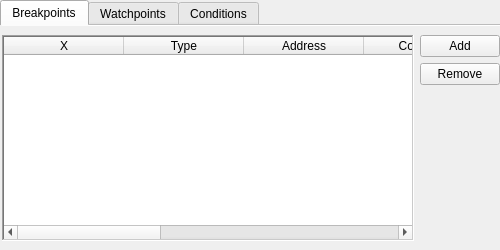
<?xml version="1.0" encoding="UTF-8"?>
<ui version="4.0">
 <class>BreakpointViewer</class>
 <widget class="QTabWidget" name="BreakpointViewer">
  <property name="geometry">
   <rect>
    <x>0</x>
    <y>0</y>
    <width>500</width>
    <height>250</height>
   </rect>
  </property>
  <property name="sizePolicy">
   <sizepolicy hsizetype="MinimumExpanding" vsizetype="MinimumExpanding">
    <horstretch>0</horstretch>
    <verstretch>0</verstretch>
   </sizepolicy>
  </property>
  <property name="minimumSize">
   <size>
    <width>310</width>
    <height>150</height>
   </size>
  </property>
  <property name="currentIndex">
   <number>0</number>
  </property>
  <property name="elideMode">
   <enum>Qt::ElideRight</enum>
  </property>
  <property name="documentMode">
   <bool>true</bool>
  </property>
  <property name="movable">
   <bool>true</bool>
  </property>
  <widget class="QWidget" name="tabBpLabel">
   <attribute name="title">
    <string>Breakpoints</string>
   </attribute>
   <layout class="QHBoxLayout">
    <property name="leftMargin">
     <number>2</number>
    </property>
    <property name="rightMargin">
     <number>0</number>
    </property>
    <item>
     <widget class="QTableWidget" name="bpTableWidget">
      <property name="frameShape">
       <enum>QFrame::WinPanel</enum>
      </property>
      <property name="frameShadow">
       <enum>QFrame::Sunken</enum>
      </property>
      <property name="lineWidth">
       <number>0</number>
      </property>
      <property name="alternatingRowColors">
       <bool>false</bool>
      </property>
      <property name="selectionMode">
       <enum>QAbstractItemView::SingleSelection</enum>
      </property>
      <property name="selectionBehavior">
       <enum>QAbstractItemView::SelectRows</enum>
      </property>
      <attribute name="horizontalHeaderVisible">
       <bool>true</bool>
      </attribute>
      <attribute name="horizontalHeaderMinimumSectionSize">
       <number>10</number>
      </attribute>
      <attribute name="horizontalHeaderDefaultSectionSize">
       <number>120</number>
      </attribute>
      <attribute name="horizontalHeaderStretchLastSection">
       <bool>true</bool>
      </attribute>
      <attribute name="verticalHeaderVisible">
       <bool>false</bool>
      </attribute>
      <column>
       <property name="text">
        <string>X</string>
       </property>
      </column>
      <column>
       <property name="text">
        <string>Type</string>
       </property>
      </column>
      <column>
       <property name="text">
        <string>Address</string>
       </property>
      </column>
      <column>
       <property name="text">
        <string>Condition</string>
       </property>
      </column>
      <column>
       <property name="text">
        <string>Slot</string>
       </property>
      </column>
      <column>
       <property name="text">
        <string>Segment</string>
       </property>
      </column>
      <column>
       <property name="text">
        <string>#</string>
       </property>
      </column>
      <column>
       <property name="text">
        <string>real_addr</string>
       </property>
      </column>
     </widget>
    </item>
    <item>
     <layout class="QVBoxLayout">
      <property name="leftMargin">
       <number>0</number>
      </property>
      <property name="rightMargin">
       <number>0</number>
      </property>
      <item>
       <widget class="QPushButton" name="btnAddBp">
        <property name="text">
         <string>Add</string>
        </property>
       </widget>
      </item>
      <item>
       <widget class="QPushButton" name="btnRemoveBp">
        <property name="text">
         <string>Remove</string>
        </property>
       </widget>
      </item>
      <item>
       <spacer>
        <property name="orientation">
         <enum>Qt::Vertical</enum>
        </property>
        <property name="sizeHint" stdset="0">
         <size>
          <width>20</width>
          <height>40</height>
         </size>
        </property>
       </spacer>
      </item>
     </layout>
    </item>
   </layout>
  </widget>
  <widget class="QWidget" name="tabWpLabel">
   <attribute name="title">
    <string>Watchpoints</string>
   </attribute>
   <layout class="QHBoxLayout">
    <property name="leftMargin">
     <number>2</number>
    </property>
    <property name="rightMargin">
     <number>0</number>
    </property>
    <item>
     <widget class="QTableWidget" name="wpTableWidget">
      <property name="frameShape">
       <enum>QFrame::WinPanel</enum>
      </property>
      <property name="frameShadow">
       <enum>QFrame::Sunken</enum>
      </property>
      <property name="lineWidth">
       <number>0</number>
      </property>
      <property name="alternatingRowColors">
       <bool>false</bool>
      </property>
      <property name="selectionMode">
       <enum>QAbstractItemView::SingleSelection</enum>
      </property>
      <property name="selectionBehavior">
       <enum>QAbstractItemView::SelectRows</enum>
      </property>
      <attribute name="horizontalHeaderVisible">
       <bool>true</bool>
      </attribute>
      <attribute name="horizontalHeaderMinimumSectionSize">
       <number>10</number>
      </attribute>
      <attribute name="horizontalHeaderDefaultSectionSize">
       <number>120</number>
      </attribute>
      <attribute name="horizontalHeaderStretchLastSection">
       <bool>true</bool>
      </attribute>
      <attribute name="verticalHeaderVisible">
       <bool>false</bool>
      </attribute>
      <column>
       <property name="text">
        <string>X</string>
       </property>
      </column>
      <column>
       <property name="text">
        <string>Type</string>
       </property>
      </column>
      <column>
       <property name="text">
        <string>Region</string>
       </property>
      </column>
      <column>
       <property name="text">
        <string>Condition</string>
       </property>
      </column>
      <column>
       <property name="text">
        <string>Slot</string>
       </property>
      </column>
      <column>
       <property name="text">
        <string>Segment</string>
       </property>
      </column>
      <column>
       <property name="text">
        <string>#</string>
       </property>
      </column>
      <column>
       <property name="text">
        <string>real_addr</string>
       </property>
      </column>
     </widget>
    </item>
    <item>
     <layout class="QVBoxLayout" name="wpLayout">
      <property name="leftMargin">
       <number>0</number>
      </property>
      <property name="rightMargin">
       <number>0</number>
      </property>
      <item>
       <widget class="QPushButton" name="btnAddWp">
        <property name="text">
         <string>Add</string>
        </property>
       </widget>
      </item>
      <item>
       <widget class="QPushButton" name="btnRemoveWp">
        <property name="text">
         <string>Remove</string>
        </property>
       </widget>
      </item>
      <item>
       <spacer>
        <property name="orientation">
         <enum>Qt::Vertical</enum>
        </property>
        <property name="sizeHint" stdset="0">
         <size>
          <width>20</width>
          <height>40</height>
         </size>
        </property>
       </spacer>
      </item>
     </layout>
    </item>
   </layout>
  </widget>
  <widget class="QWidget" name="tabCnLabel">
   <attribute name="title">
    <string>Conditions</string>
   </attribute>
   <layout class="QHBoxLayout">
    <property name="leftMargin">
     <number>2</number>
    </property>
    <property name="rightMargin">
     <number>0</number>
    </property>
    <item>
     <widget class="QTableWidget" name="cnTableWidget">
      <property name="frameShape">
       <enum>QFrame::WinPanel</enum>
      </property>
      <property name="frameShadow">
       <enum>QFrame::Sunken</enum>
      </property>
      <property name="lineWidth">
       <number>0</number>
      </property>
      <property name="alternatingRowColors">
       <bool>false</bool>
      </property>
      <property name="selectionMode">
       <enum>QAbstractItemView::SingleSelection</enum>
      </property>
      <property name="selectionBehavior">
       <enum>QAbstractItemView::SelectRows</enum>
      </property>
      <attribute name="horizontalHeaderVisible">
       <bool>true</bool>
      </attribute>
      <attribute name="horizontalHeaderMinimumSectionSize">
       <number>10</number>
      </attribute>
      <attribute name="horizontalHeaderDefaultSectionSize">
       <number>120</number>
      </attribute>
      <attribute name="horizontalHeaderStretchLastSection">
       <bool>true</bool>
      </attribute>
      <attribute name="verticalHeaderVisible">
       <bool>false</bool>
      </attribute>
      <column>
       <property name="text">
        <string>X</string>
       </property>
      </column>
      <column>
       <property name="text">
        <string>Type</string>
       </property>
      </column>
      <column>
       <property name="text">
        <string>Address</string>
       </property>
      </column>
      <column>
       <property name="text">
        <string>Condition</string>
       </property>
      </column>
      <column>
       <property name="text">
        <string>Slot</string>
       </property>
      </column>
      <column>
       <property name="text">
        <string>Segment</string>
       </property>
      </column>
      <column>
       <property name="text">
        <string>#</string>
       </property>
      </column>
     </widget>
    </item>
    <item>
     <layout class="QVBoxLayout" name="cnLayout">
      <property name="leftMargin">
       <number>0</number>
      </property>
      <property name="rightMargin">
       <number>0</number>
      </property>
      <item>
       <widget class="QPushButton" name="btnAddCn">
        <property name="text">
         <string>Add</string>
        </property>
       </widget>
      </item>
      <item>
       <widget class="QPushButton" name="btnRemoveCn">
        <property name="text">
         <string>Remove</string>
        </property>
       </widget>
      </item>
      <item>
       <spacer>
        <property name="orientation">
         <enum>Qt::Vertical</enum>
        </property>
        <property name="sizeHint" stdset="0">
         <size>
          <width>20</width>
          <height>40</height>
         </size>
        </property>
       </spacer>
      </item>
     </layout>
    </item>
   </layout>
  </widget>
 </widget>
 <resources/>
 <connections/>
</ui>
